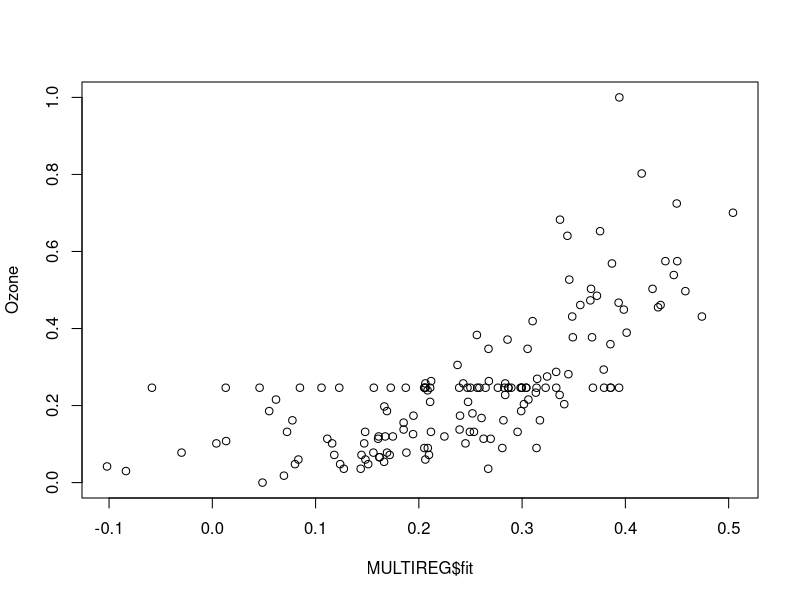
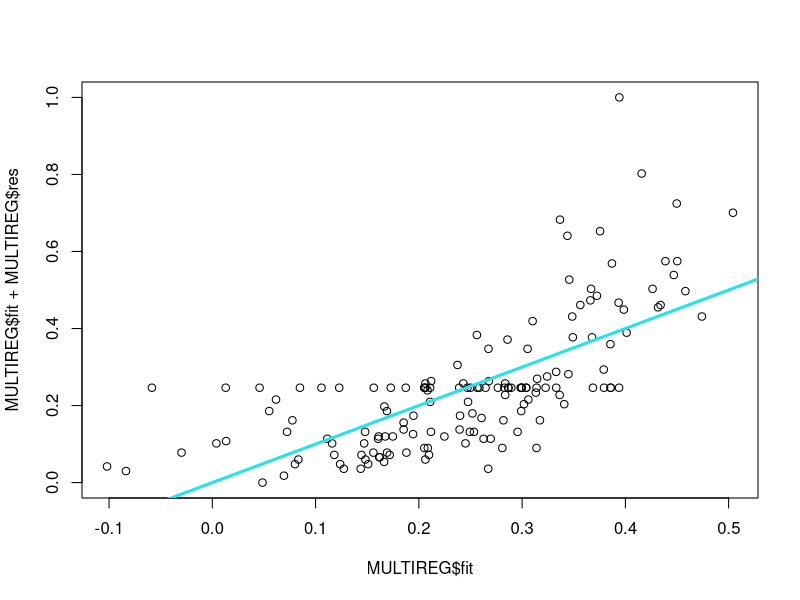

The R source for these figures, in order:
#Use airquality dataset
# reg <- lm(Ozone ~ Solar + Wind + Temp.)

library(ggplot2)
data("airquality")
View(airquality)
aq <- airquality
summary(aq)
str(aq)

#Handling NA's
aq$Ozone[is.na(aq$Ozone)]<-mean(aq$Ozone, na.rm = T)
aq$Solar.R[is.na(aq$Solar.R)]<-mean(aq$Solar.R,na.rm = T)

#Normalization
nor <- function(x){(x-min(x)) / (max(x)-min(x)) }
aq_norm <- as.data.frame(lapply(aq[c(1,2,3,4)], nor))
aq[c(1,2,3,4)] <- aq_norm

attach(aq)

#model
MULTIREG <- lm(Ozone~Solar.R + Wind + Temp)
summary(MULTIREG)
attributes(MULTIREG)

#test data
checkozone = data.frame(Solar.R = 150, Wind = 9, Temp =80)

#Predict
result = predict(MULTIREG, checkozone)
result

##Visualization of model
plot(Ozone ~ MULTIREG$fit)
plot(MULTIREG$fit + MULTIREG$res ~ MULTIREG$fit)
abline(0,1,col=5, lwd=3) #0 is the intercept and 1 is the slope.
?abline
#fit - Fitted Values, also known as predicted Values, are the value that a 
#regression predicts for the dependent Variable(or response Variable) based on the
#Independent variables(or predictor variables) in the model.

#res - Residuals,  also known as errors, are the difference between the 
#observed values of the dependant variables and the corresponding predicted
#(fitted) values from the regression model.

